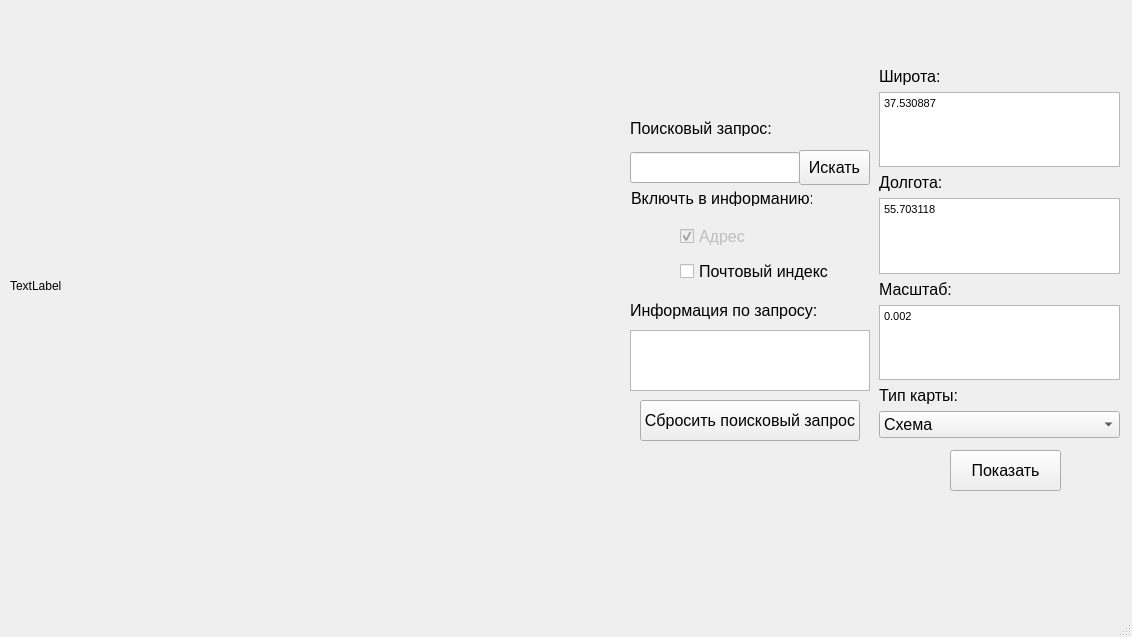
<?xml version="1.0" encoding="UTF-8"?>
<ui version="4.0">
 <class>MainWindow</class>
 <widget class="QMainWindow" name="MainWindow">
  <property name="geometry">
   <rect>
    <x>0</x>
    <y>0</y>
    <width>1132</width>
    <height>637</height>
   </rect>
  </property>
  <property name="windowTitle">
   <string>MinusMaps</string>
  </property>
  <widget class="QWidget" name="centralwidget">
   <widget class="QLabel" name="image">
    <property name="geometry">
     <rect>
      <x>10</x>
      <y>10</y>
      <width>601</width>
      <height>551</height>
     </rect>
    </property>
    <property name="text">
     <string>TextLabel</string>
    </property>
   </widget>
   <widget class="QLineEdit" name="ask">
    <property name="geometry">
     <rect>
      <x>630</x>
      <y>152</y>
      <width>170</width>
      <height>31</height>
     </rect>
    </property>
    <property name="font">
     <font>
      <pointsize>12</pointsize>
     </font>
    </property>
   </widget>
   <widget class="QWidget" name="gridLayoutWidget">
    <property name="geometry">
     <rect>
      <x>879</x>
      <y>67</y>
      <width>241</width>
      <height>371</height>
     </rect>
    </property>
    <property name="font">
     <font>
      <pointsize>12</pointsize>
     </font>
    </property>
    <layout class="QGridLayout" name="gridLayout">
     <item row="5" column="1">
      <widget class="QLabel" name="label_3">
       <property name="font">
        <font>
         <pointsize>12</pointsize>
        </font>
       </property>
       <property name="text">
        <string>Масштаб:</string>
       </property>
      </widget>
     </item>
     <item row="2" column="1">
      <widget class="QLabel" name="label_2">
       <property name="font">
        <font>
         <pointsize>12</pointsize>
        </font>
       </property>
       <property name="text">
        <string>Долгота:</string>
       </property>
      </widget>
     </item>
     <item row="3" column="1">
      <widget class="QTextEdit" name="edit_y">
       <property name="font">
        <font>
         <pointsize>12</pointsize>
        </font>
       </property>
       <property name="html">
        <string>&lt;!DOCTYPE HTML PUBLIC &quot;-//W3C//DTD HTML 4.0//EN&quot; &quot;http://www.w3.org/TR/REC-html40/strict.dtd&quot;&gt;
&lt;html&gt;&lt;head&gt;&lt;meta name=&quot;qrichtext&quot; content=&quot;1&quot; /&gt;&lt;style type=&quot;text/css&quot;&gt;
p, li { white-space: pre-wrap; }
&lt;/style&gt;&lt;/head&gt;&lt;body style=&quot; font-family:'MS Shell Dlg 2'; font-size:12pt; font-weight:400; font-style:normal;&quot;&gt;
&lt;p style=&quot; margin-top:0px; margin-bottom:0px; margin-left:0px; margin-right:0px; -qt-block-indent:0; text-indent:0px;&quot;&gt;&lt;span style=&quot; font-size:8.25pt;&quot;&gt;55.703118&lt;/span&gt;&lt;/p&gt;&lt;/body&gt;&lt;/html&gt;</string>
       </property>
       <property name="placeholderText">
        <string>55.703118</string>
       </property>
      </widget>
     </item>
     <item row="0" column="1">
      <widget class="QLabel" name="label">
       <property name="font">
        <font>
         <pointsize>12</pointsize>
        </font>
       </property>
       <property name="text">
        <string>Широта:</string>
       </property>
      </widget>
     </item>
     <item row="8" column="1">
      <widget class="QComboBox" name="layer">
       <property name="font">
        <font>
         <pointsize>12</pointsize>
        </font>
       </property>
       <property name="currentIndex">
        <number>1</number>
       </property>
       <item>
        <property name="text">
         <string>Спутник</string>
        </property>
       </item>
       <item>
        <property name="text">
         <string>Схема</string>
        </property>
       </item>
       <item>
        <property name="text">
         <string>Гибрид</string>
        </property>
       </item>
      </widget>
     </item>
     <item row="6" column="1">
      <widget class="QTextEdit" name="mashtab">
       <property name="font">
        <font>
         <pointsize>12</pointsize>
        </font>
       </property>
       <property name="html">
        <string>&lt;!DOCTYPE HTML PUBLIC &quot;-//W3C//DTD HTML 4.0//EN&quot; &quot;http://www.w3.org/TR/REC-html40/strict.dtd&quot;&gt;
&lt;html&gt;&lt;head&gt;&lt;meta name=&quot;qrichtext&quot; content=&quot;1&quot; /&gt;&lt;style type=&quot;text/css&quot;&gt;
p, li { white-space: pre-wrap; }
&lt;/style&gt;&lt;/head&gt;&lt;body style=&quot; font-family:'MS Shell Dlg 2'; font-size:12pt; font-weight:400; font-style:normal;&quot;&gt;
&lt;p style=&quot; margin-top:0px; margin-bottom:0px; margin-left:0px; margin-right:0px; -qt-block-indent:0; text-indent:0px;&quot;&gt;&lt;span style=&quot; font-size:8.25pt;&quot;&gt;0.002&lt;/span&gt;&lt;/p&gt;&lt;/body&gt;&lt;/html&gt;</string>
       </property>
       <property name="placeholderText">
        <string>0.002</string>
       </property>
      </widget>
     </item>
     <item row="1" column="1">
      <widget class="QTextEdit" name="edit_x">
       <property name="font">
        <font>
         <pointsize>12</pointsize>
        </font>
       </property>
       <property name="html">
        <string>&lt;!DOCTYPE HTML PUBLIC &quot;-//W3C//DTD HTML 4.0//EN&quot; &quot;http://www.w3.org/TR/REC-html40/strict.dtd&quot;&gt;
&lt;html&gt;&lt;head&gt;&lt;meta name=&quot;qrichtext&quot; content=&quot;1&quot; /&gt;&lt;style type=&quot;text/css&quot;&gt;
p, li { white-space: pre-wrap; }
&lt;/style&gt;&lt;/head&gt;&lt;body style=&quot; font-family:'MS Shell Dlg 2'; font-size:12pt; font-weight:400; font-style:normal;&quot;&gt;
&lt;p style=&quot; margin-top:0px; margin-bottom:0px; margin-left:0px; margin-right:0px; -qt-block-indent:0; text-indent:0px;&quot;&gt;&lt;span style=&quot; font-size:8.25pt;&quot;&gt;37.530887&lt;/span&gt;&lt;/p&gt;&lt;/body&gt;&lt;/html&gt;</string>
       </property>
       <property name="placeholderText">
        <string>37.530887</string>
       </property>
      </widget>
     </item>
     <item row="7" column="1">
      <widget class="QLabel" name="label_4">
       <property name="font">
        <font>
         <pointsize>12</pointsize>
        </font>
       </property>
       <property name="text">
        <string>Тип карты:</string>
       </property>
      </widget>
     </item>
    </layout>
   </widget>
   <widget class="QPushButton" name="pushButton_2">
    <property name="geometry">
     <rect>
      <x>799</x>
      <y>150</y>
      <width>71</width>
      <height>35</height>
     </rect>
    </property>
    <property name="font">
     <font>
      <pointsize>12</pointsize>
     </font>
    </property>
    <property name="text">
     <string>Искать</string>
    </property>
   </widget>
   <widget class="QLabel" name="label_7">
    <property name="geometry">
     <rect>
      <x>630</x>
      <y>120</y>
      <width>151</width>
      <height>16</height>
     </rect>
    </property>
    <property name="font">
     <font>
      <pointsize>12</pointsize>
     </font>
    </property>
    <property name="text">
     <string>Поисковый запрос:</string>
    </property>
   </widget>
   <widget class="QPushButton" name="pushButton">
    <property name="geometry">
     <rect>
      <x>950</x>
      <y>450</y>
      <width>111</width>
      <height>41</height>
     </rect>
    </property>
    <property name="font">
     <font>
      <pointsize>12</pointsize>
     </font>
    </property>
    <property name="text">
     <string>Показать</string>
    </property>
   </widget>
   <widget class="QPushButton" name="del_ask">
    <property name="geometry">
     <rect>
      <x>640</x>
      <y>400</y>
      <width>220</width>
      <height>41</height>
     </rect>
    </property>
    <property name="font">
     <font>
      <pointsize>12</pointsize>
     </font>
    </property>
    <property name="text">
     <string>Сбросить поисковый запрос</string>
    </property>
   </widget>
   <widget class="QPlainTextEdit" name="ask_info">
    <property name="geometry">
     <rect>
      <x>630</x>
      <y>330</y>
      <width>240</width>
      <height>61</height>
     </rect>
    </property>
   </widget>
   <widget class="QLabel" name="label_8">
    <property name="geometry">
     <rect>
      <x>630</x>
      <y>300</y>
      <width>210</width>
      <height>21</height>
     </rect>
    </property>
    <property name="font">
     <font>
      <pointsize>12</pointsize>
     </font>
    </property>
    <property name="text">
     <string>Информация по запросу:</string>
    </property>
   </widget>
   <widget class="QLabel" name="label_5">
    <property name="geometry">
     <rect>
      <x>631</x>
      <y>190</y>
      <width>181</width>
      <height>16</height>
     </rect>
    </property>
    <property name="font">
     <font>
      <pointsize>12</pointsize>
     </font>
    </property>
    <property name="text">
     <string>Включть в информанию:</string>
    </property>
   </widget>
   <widget class="QWidget" name="verticalLayoutWidget">
    <property name="geometry">
     <rect>
      <x>680</x>
      <y>220</y>
      <width>154</width>
      <height>70</height>
     </rect>
    </property>
    <property name="font">
     <font>
      <pointsize>12</pointsize>
     </font>
    </property>
    <layout class="QVBoxLayout" name="verticalLayout">
     <item>
      <widget class="QCheckBox" name="adress">
       <property name="enabled">
        <bool>false</bool>
       </property>
       <property name="text">
        <string>Адрес</string>
       </property>
       <property name="checked">
        <bool>true</bool>
       </property>
       <property name="tristate">
        <bool>false</bool>
       </property>
      </widget>
     </item>
     <item>
      <widget class="QCheckBox" name="post_indx">
       <property name="font">
        <font>
         <pointsize>12</pointsize>
        </font>
       </property>
       <property name="text">
        <string>Почтовый индекс</string>
       </property>
      </widget>
     </item>
    </layout>
   </widget>
  </widget>
  <widget class="QMenuBar" name="menubar">
   <property name="geometry">
    <rect>
     <x>0</x>
     <y>0</y>
     <width>1132</width>
     <height>21</height>
    </rect>
   </property>
  </widget>
  <widget class="QStatusBar" name="statusbar"/>
 </widget>
 <resources/>
 <connections/>
</ui>
